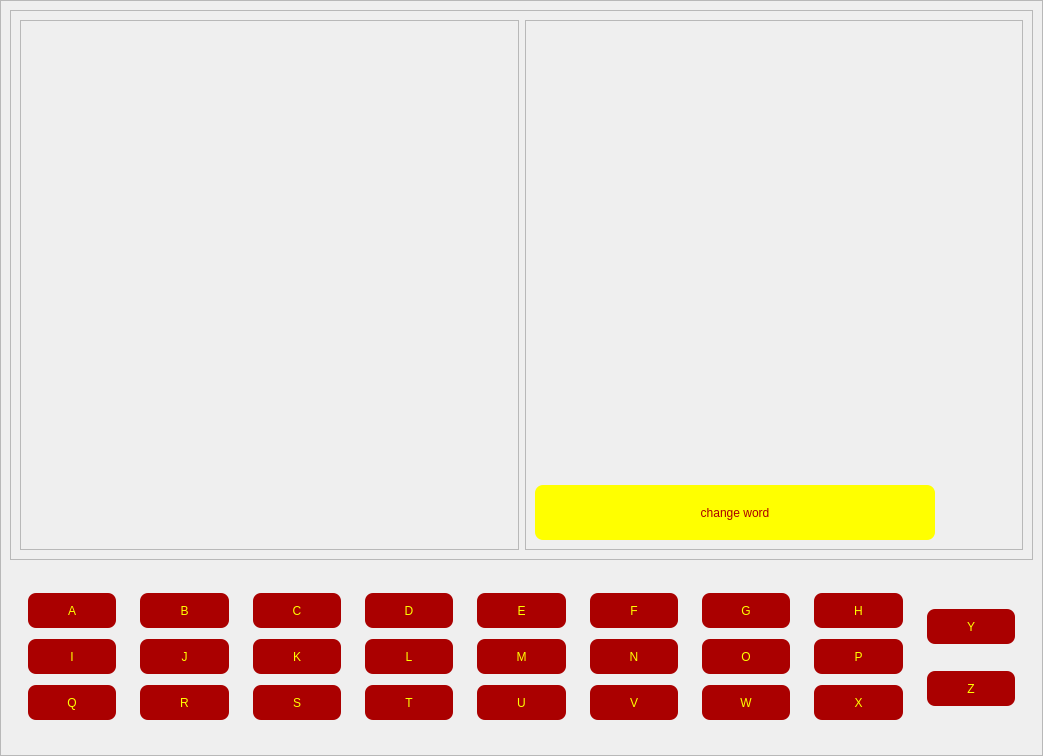
<?xml version="1.0" encoding="UTF-8"?>
<ui version="4.0">
 <class>MainWindow</class>
 <widget class="QMainWindow" name="MainWindow">
  <property name="geometry">
   <rect>
    <x>0</x>
    <y>0</y>
    <width>1043</width>
    <height>756</height>
   </rect>
  </property>
  <property name="windowTitle">
   <string>MainWindow</string>
  </property>
  <widget class="QWidget" name="centralwidget">
   <layout class="QHBoxLayout" name="horizontalLayout">
    <property name="spacing">
     <number>10</number>
    </property>
    <property name="leftMargin">
     <number>0</number>
    </property>
    <property name="topMargin">
     <number>0</number>
    </property>
    <property name="rightMargin">
     <number>0</number>
    </property>
    <property name="bottomMargin">
     <number>0</number>
    </property>
    <item>
     <widget class="QFrame" name="frame">
      <property name="styleSheet">
       <string notr="true">border-image: url(:/newPrefix/R (1).jpeg);</string>
      </property>
      <property name="frameShape">
       <enum>QFrame::StyledPanel</enum>
      </property>
      <property name="frameShadow">
       <enum>QFrame::Raised</enum>
      </property>
      <layout class="QVBoxLayout" name="verticalLayout">
       <property name="spacing">
        <number>10</number>
       </property>
       <item>
        <widget class="QFrame" name="frame_3">
         <property name="minimumSize">
          <size>
           <width>990</width>
           <height>550</height>
          </size>
         </property>
         <property name="maximumSize">
          <size>
           <width>16777215</width>
           <height>16777215</height>
          </size>
         </property>
         <property name="styleSheet">
          <string notr="true">border-image:none;
background-color:none;</string>
         </property>
         <property name="frameShape">
          <enum>QFrame::StyledPanel</enum>
         </property>
         <property name="frameShadow">
          <enum>QFrame::Raised</enum>
         </property>
         <layout class="QHBoxLayout" name="horizontalLayout_5">
          <item>
           <widget class="QFrame" name="frame_5">
            <property name="frameShape">
             <enum>QFrame::StyledPanel</enum>
            </property>
            <property name="frameShadow">
             <enum>QFrame::Raised</enum>
            </property>
            <layout class="QGridLayout" name="gridLayout">
             <item row="0" column="0">
              <widget class="QLabel" name="label_2">
               <property name="styleSheet">
                <string notr="true">border:0px;</string>
               </property>
               <property name="text">
                <string/>
               </property>
               <property name="pixmap">
                <pixmap resource="icons/ff.qrc">:/newPrefix/1.png</pixmap>
               </property>
               <property name="scaledContents">
                <bool>true</bool>
               </property>
              </widget>
             </item>
            </layout>
           </widget>
          </item>
          <item>
           <widget class="QFrame" name="frame_16">
            <property name="maximumSize">
             <size>
              <width>16777215</width>
              <height>16777215</height>
             </size>
            </property>
            <property name="styleSheet">
             <string notr="true">color: rgb(255, 255, 255);
font: 16pt &quot;Ravie&quot;;</string>
            </property>
            <property name="frameShape">
             <enum>QFrame::StyledPanel</enum>
            </property>
            <property name="frameShadow">
             <enum>QFrame::Raised</enum>
            </property>
            <layout class="QVBoxLayout" name="verticalLayout_11">
             <property name="spacing">
              <number>0</number>
             </property>
             <item alignment="Qt::AlignHCenter">
              <widget class="QLabel" name="guess">
               <property name="styleSheet">
                <string notr="true">color: rgb(255, 255, 0);
</string>
               </property>
               <property name="text">
                <string/>
               </property>
              </widget>
             </item>
             <item alignment="Qt::AlignHCenter">
              <widget class="QLabel" name="guessLbl">
               <property name="styleSheet">
                <string notr="true">color: rgb(170, 0, 0) ;</string>
               </property>
               <property name="text">
                <string/>
               </property>
              </widget>
             </item>
             <item>
              <widget class="QPushButton" name="HintLbl">
               <property name="minimumSize">
                <size>
                 <width>400</width>
                 <height>55</height>
                </size>
               </property>
               <property name="maximumSize">
                <size>
                 <width>400</width>
                 <height>16777215</height>
                </size>
               </property>
               <property name="styleSheet">
                <string notr="true">QPushButton:hover{background-color:rgb(170, 0, 0);

color:rgb(255, 255, 0);}
QPushButton{
background-color:rgb(255, 255, 0);
border-radius: 8px;
color:rgb(170, 0, 0);}</string>
               </property>
               <property name="text">
                <string>change word</string>
               </property>
              </widget>
             </item>
            </layout>
           </widget>
          </item>
         </layout>
        </widget>
       </item>
       <item>
        <widget class="QFrame" name="frame_4">
         <property name="styleSheet">
          <string notr="true">QPushButton{
font: 12pt &quot;Ravie&quot;;
background-color:rgb(170, 0, 0);
border-radius: 8px;
color:rgb(255, 255, 0);
border-image:none;

}
QPushButton:hover{
color:rgb(170, 0, 0);
background-color:rgb(255, 255, 0);
}
QFrame{
border-radius:12px;
font: 12pt &quot;Ravie&quot;;
border-image:none;
background-color:none;
}
</string>
         </property>
         <property name="frameShape">
          <enum>QFrame::StyledPanel</enum>
         </property>
         <property name="frameShadow">
          <enum>QFrame::Raised</enum>
         </property>
         <layout class="QHBoxLayout" name="horizontalLayout_2">
          <item>
           <widget class="QFrame" name="frame_6">
            <property name="styleSheet">
             <string notr="true">border:0px;</string>
            </property>
            <property name="frameShape">
             <enum>QFrame::StyledPanel</enum>
            </property>
            <property name="frameShadow">
             <enum>QFrame::Raised</enum>
            </property>
            <layout class="QVBoxLayout" name="verticalLayout_2">
             <item>
              <widget class="QPushButton" name="Abtn">
               <property name="minimumSize">
                <size>
                 <width>0</width>
                 <height>35</height>
                </size>
               </property>
               <property name="text">
                <string>A</string>
               </property>
              </widget>
             </item>
             <item>
              <widget class="QPushButton" name="Ibtn">
               <property name="minimumSize">
                <size>
                 <width>0</width>
                 <height>35</height>
                </size>
               </property>
               <property name="text">
                <string>I</string>
               </property>
              </widget>
             </item>
             <item>
              <widget class="QPushButton" name="Qbtn">
               <property name="minimumSize">
                <size>
                 <width>0</width>
                 <height>35</height>
                </size>
               </property>
               <property name="text">
                <string>Q</string>
               </property>
              </widget>
             </item>
            </layout>
           </widget>
          </item>
          <item>
           <widget class="QFrame" name="frame_12">
            <property name="styleSheet">
             <string notr="true">border:0px;</string>
            </property>
            <property name="frameShape">
             <enum>QFrame::StyledPanel</enum>
            </property>
            <property name="frameShadow">
             <enum>QFrame::Raised</enum>
            </property>
            <layout class="QVBoxLayout" name="verticalLayout_3">
             <item>
              <widget class="QPushButton" name="Bbtn">
               <property name="minimumSize">
                <size>
                 <width>0</width>
                 <height>35</height>
                </size>
               </property>
               <property name="text">
                <string>B</string>
               </property>
              </widget>
             </item>
             <item>
              <widget class="QPushButton" name="Jbtn">
               <property name="minimumSize">
                <size>
                 <width>0</width>
                 <height>35</height>
                </size>
               </property>
               <property name="text">
                <string>J</string>
               </property>
              </widget>
             </item>
             <item>
              <widget class="QPushButton" name="Rbtn">
               <property name="minimumSize">
                <size>
                 <width>0</width>
                 <height>35</height>
                </size>
               </property>
               <property name="text">
                <string>R</string>
               </property>
              </widget>
             </item>
            </layout>
           </widget>
          </item>
          <item>
           <widget class="QFrame" name="frame_13">
            <property name="styleSheet">
             <string notr="true">border:0px;</string>
            </property>
            <property name="frameShape">
             <enum>QFrame::StyledPanel</enum>
            </property>
            <property name="frameShadow">
             <enum>QFrame::Raised</enum>
            </property>
            <layout class="QVBoxLayout" name="verticalLayout_4">
             <item>
              <widget class="QPushButton" name="Cbtn">
               <property name="minimumSize">
                <size>
                 <width>0</width>
                 <height>35</height>
                </size>
               </property>
               <property name="text">
                <string>C</string>
               </property>
              </widget>
             </item>
             <item>
              <widget class="QPushButton" name="Kbtn">
               <property name="minimumSize">
                <size>
                 <width>0</width>
                 <height>35</height>
                </size>
               </property>
               <property name="text">
                <string>K</string>
               </property>
              </widget>
             </item>
             <item>
              <widget class="QPushButton" name="Sbtn">
               <property name="minimumSize">
                <size>
                 <width>0</width>
                 <height>35</height>
                </size>
               </property>
               <property name="text">
                <string>S</string>
               </property>
              </widget>
             </item>
            </layout>
           </widget>
          </item>
          <item>
           <widget class="QFrame" name="frame_7">
            <property name="styleSheet">
             <string notr="true">border:0px;</string>
            </property>
            <property name="frameShape">
             <enum>QFrame::StyledPanel</enum>
            </property>
            <property name="frameShadow">
             <enum>QFrame::Raised</enum>
            </property>
            <layout class="QVBoxLayout" name="verticalLayout_5">
             <item>
              <widget class="QPushButton" name="Dbtn">
               <property name="minimumSize">
                <size>
                 <width>0</width>
                 <height>35</height>
                </size>
               </property>
               <property name="text">
                <string>D</string>
               </property>
              </widget>
             </item>
             <item>
              <widget class="QPushButton" name="Lbtn">
               <property name="minimumSize">
                <size>
                 <width>0</width>
                 <height>35</height>
                </size>
               </property>
               <property name="text">
                <string>L</string>
               </property>
              </widget>
             </item>
             <item>
              <widget class="QPushButton" name="Tbtn">
               <property name="minimumSize">
                <size>
                 <width>0</width>
                 <height>35</height>
                </size>
               </property>
               <property name="text">
                <string>T</string>
               </property>
              </widget>
             </item>
            </layout>
           </widget>
          </item>
          <item>
           <widget class="QFrame" name="frame_8">
            <property name="styleSheet">
             <string notr="true">border:0px;</string>
            </property>
            <property name="frameShape">
             <enum>QFrame::StyledPanel</enum>
            </property>
            <property name="frameShadow">
             <enum>QFrame::Raised</enum>
            </property>
            <layout class="QVBoxLayout" name="verticalLayout_6">
             <item>
              <widget class="QPushButton" name="Ebtn">
               <property name="minimumSize">
                <size>
                 <width>0</width>
                 <height>35</height>
                </size>
               </property>
               <property name="text">
                <string>E</string>
               </property>
              </widget>
             </item>
             <item>
              <widget class="QPushButton" name="Mbtn">
               <property name="minimumSize">
                <size>
                 <width>0</width>
                 <height>35</height>
                </size>
               </property>
               <property name="text">
                <string>M</string>
               </property>
              </widget>
             </item>
             <item>
              <widget class="QPushButton" name="Ubtn">
               <property name="minimumSize">
                <size>
                 <width>0</width>
                 <height>35</height>
                </size>
               </property>
               <property name="text">
                <string>U</string>
               </property>
              </widget>
             </item>
            </layout>
           </widget>
          </item>
          <item>
           <widget class="QFrame" name="frame_9">
            <property name="styleSheet">
             <string notr="true">border:0px;</string>
            </property>
            <property name="frameShape">
             <enum>QFrame::StyledPanel</enum>
            </property>
            <property name="frameShadow">
             <enum>QFrame::Raised</enum>
            </property>
            <layout class="QVBoxLayout" name="verticalLayout_7">
             <item>
              <widget class="QPushButton" name="Fbtn">
               <property name="minimumSize">
                <size>
                 <width>0</width>
                 <height>35</height>
                </size>
               </property>
               <property name="text">
                <string>F</string>
               </property>
              </widget>
             </item>
             <item>
              <widget class="QPushButton" name="Nbtn">
               <property name="minimumSize">
                <size>
                 <width>0</width>
                 <height>35</height>
                </size>
               </property>
               <property name="text">
                <string>N</string>
               </property>
              </widget>
             </item>
             <item>
              <widget class="QPushButton" name="Vbtn">
               <property name="minimumSize">
                <size>
                 <width>0</width>
                 <height>35</height>
                </size>
               </property>
               <property name="text">
                <string>V</string>
               </property>
              </widget>
             </item>
            </layout>
           </widget>
          </item>
          <item>
           <widget class="QFrame" name="frame_10">
            <property name="styleSheet">
             <string notr="true">border:0px;</string>
            </property>
            <property name="frameShape">
             <enum>QFrame::StyledPanel</enum>
            </property>
            <property name="frameShadow">
             <enum>QFrame::Raised</enum>
            </property>
            <layout class="QVBoxLayout" name="verticalLayout_8">
             <item>
              <widget class="QPushButton" name="Gbtn">
               <property name="minimumSize">
                <size>
                 <width>0</width>
                 <height>35</height>
                </size>
               </property>
               <property name="text">
                <string>G</string>
               </property>
              </widget>
             </item>
             <item>
              <widget class="QPushButton" name="Obtn">
               <property name="minimumSize">
                <size>
                 <width>0</width>
                 <height>35</height>
                </size>
               </property>
               <property name="text">
                <string>O</string>
               </property>
              </widget>
             </item>
             <item>
              <widget class="QPushButton" name="Wbtn">
               <property name="minimumSize">
                <size>
                 <width>0</width>
                 <height>35</height>
                </size>
               </property>
               <property name="text">
                <string>W</string>
               </property>
              </widget>
             </item>
            </layout>
           </widget>
          </item>
          <item>
           <widget class="QFrame" name="frame_11">
            <property name="styleSheet">
             <string notr="true">border:0px;</string>
            </property>
            <property name="frameShape">
             <enum>QFrame::StyledPanel</enum>
            </property>
            <property name="frameShadow">
             <enum>QFrame::Raised</enum>
            </property>
            <layout class="QVBoxLayout" name="verticalLayout_9">
             <item>
              <widget class="QPushButton" name="Hbtn">
               <property name="minimumSize">
                <size>
                 <width>0</width>
                 <height>35</height>
                </size>
               </property>
               <property name="styleSheet">
                <string notr="true"/>
               </property>
               <property name="text">
                <string>H</string>
               </property>
              </widget>
             </item>
             <item>
              <widget class="QPushButton" name="Pbtn">
               <property name="minimumSize">
                <size>
                 <width>0</width>
                 <height>35</height>
                </size>
               </property>
               <property name="text">
                <string>P</string>
               </property>
              </widget>
             </item>
             <item>
              <widget class="QPushButton" name="Xbtn">
               <property name="minimumSize">
                <size>
                 <width>0</width>
                 <height>35</height>
                </size>
               </property>
               <property name="text">
                <string>X</string>
               </property>
              </widget>
             </item>
            </layout>
           </widget>
          </item>
          <item>
           <widget class="QFrame" name="frame_14">
            <property name="styleSheet">
             <string notr="true">border:0px;</string>
            </property>
            <property name="frameShape">
             <enum>QFrame::StyledPanel</enum>
            </property>
            <property name="frameShadow">
             <enum>QFrame::Raised</enum>
            </property>
            <layout class="QVBoxLayout" name="verticalLayout_10">
             <item>
              <widget class="QPushButton" name="Ybtn">
               <property name="minimumSize">
                <size>
                 <width>0</width>
                 <height>35</height>
                </size>
               </property>
               <property name="text">
                <string>Y</string>
               </property>
              </widget>
             </item>
             <item>
              <widget class="QPushButton" name="Zbtn">
               <property name="minimumSize">
                <size>
                 <width>0</width>
                 <height>35</height>
                </size>
               </property>
               <property name="text">
                <string>Z</string>
               </property>
              </widget>
             </item>
            </layout>
           </widget>
          </item>
         </layout>
        </widget>
       </item>
      </layout>
     </widget>
    </item>
   </layout>
  </widget>
 </widget>
 <resources>
  <include location="icons/ff.qrc"/>
 </resources>
 <connections/>
</ui>
